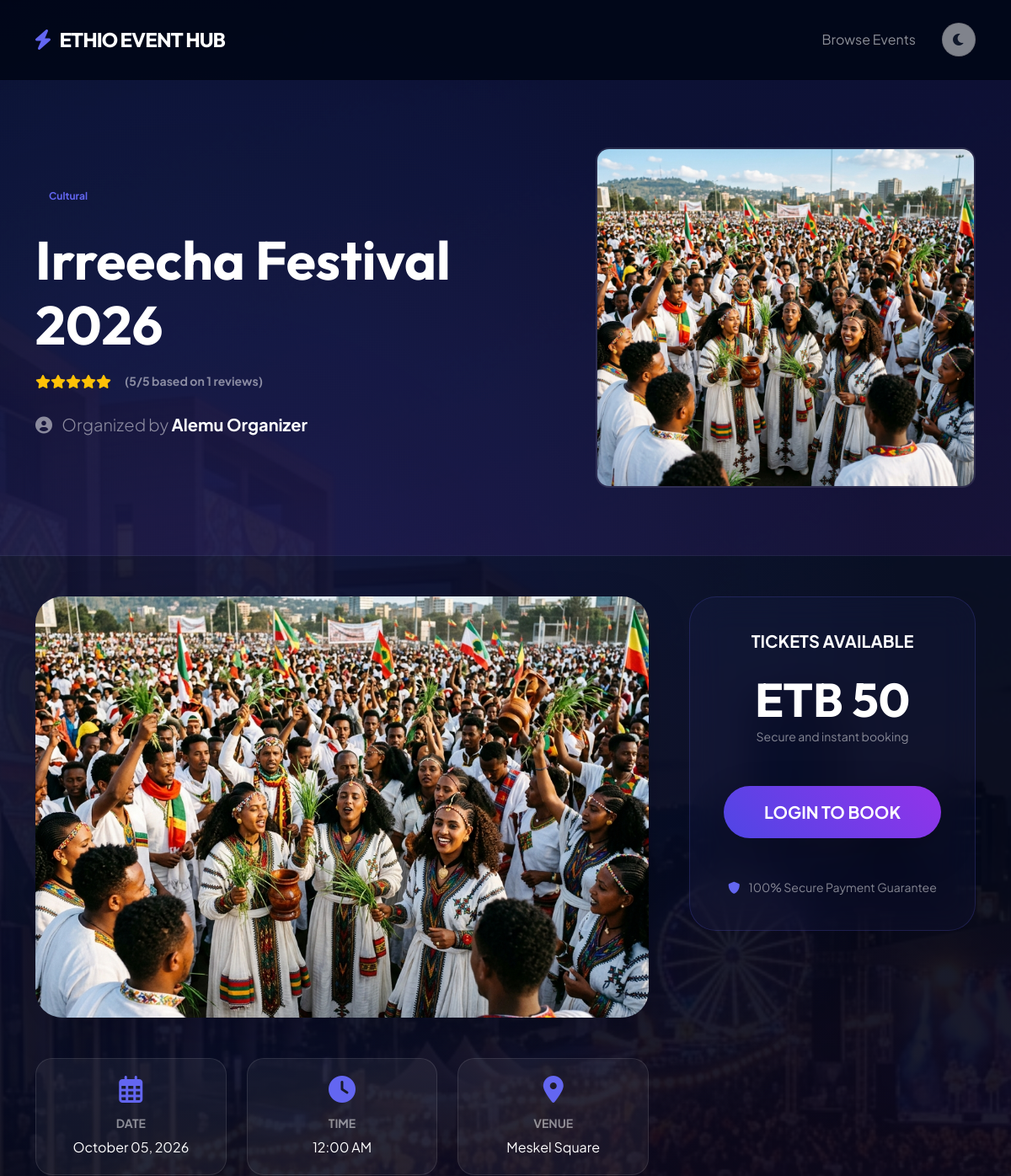
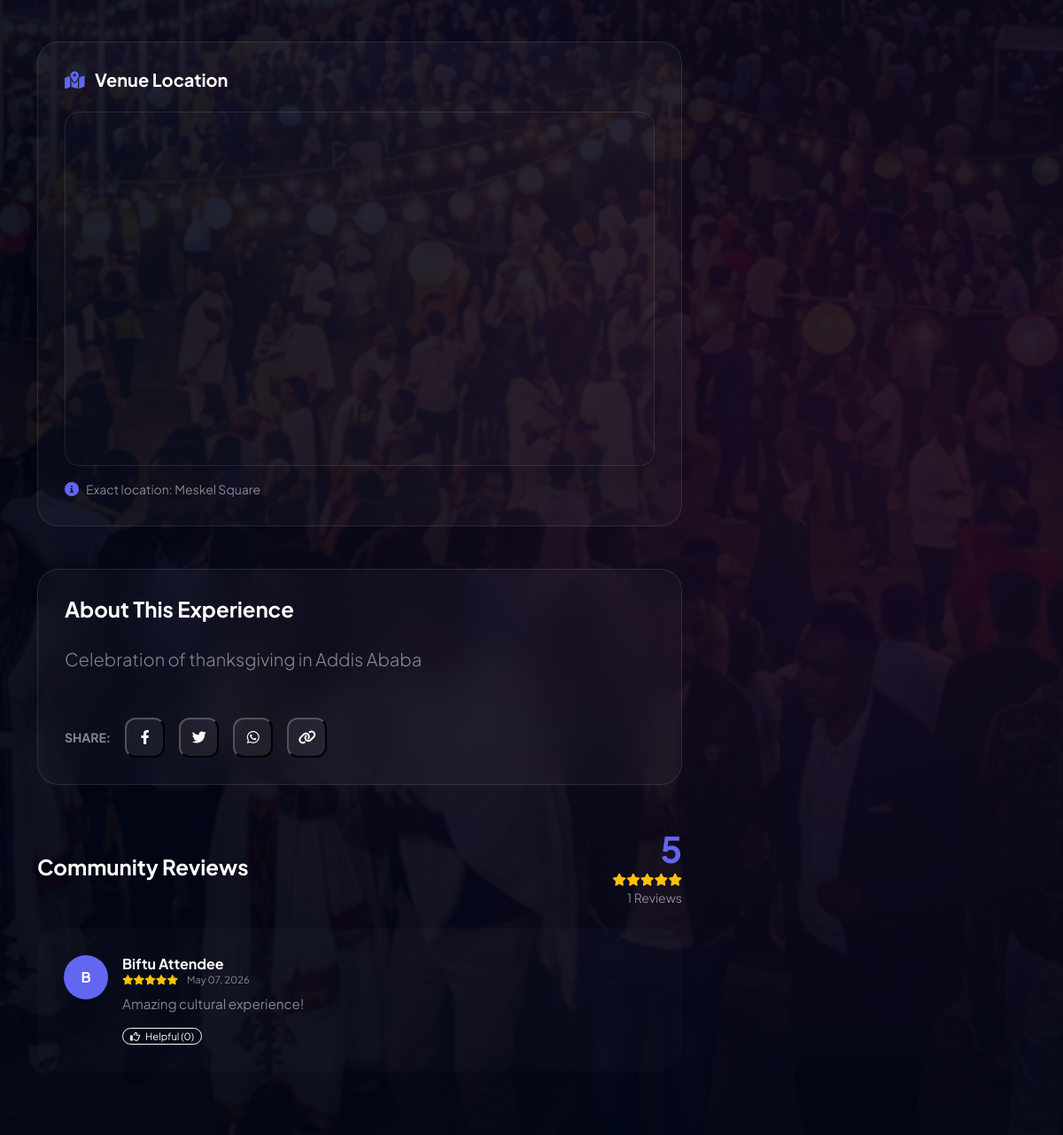
The page /pages/event_details.php?id=1 on the database its author committed (2 pictures, top to bottom).
### tables this page shows
CREATE TABLE events (
    id INT AUTO_INCREMENT PRIMARY KEY,
    organizer_id INT NOT NULL,
    category_id INT NOT NULL,
    title VARCHAR(200) NOT NULL,
    description TEXT,
    event_date DATE NOT NULL,
    venue VARCHAR(200),
    capacity INT DEFAULT 100,
    price DECIMAL(10, 2) DEFAULT 0.00,
    image VARCHAR(255),
    created_at TIMESTAMP DEFAULT CURRENT_TIMESTAMP,
    FOREIGN KEY (organizer_id) REFERENCES users(id) ON DELETE CASCADE,
    FOREIGN KEY (category_id) REFERENCES categories(id) ON DELETE CASCADE
);

CREATE TABLE categories (
    id INT AUTO_INCREMENT PRIMARY KEY,
    name VARCHAR(50) NOT NULL,
    icon VARCHAR(50) DEFAULT 'fa-calendar',
    description TEXT
);

CREATE TABLE users (
    id INT AUTO_INCREMENT PRIMARY KEY,
    name VARCHAR(100) NOT NULL,
    email VARCHAR(100) UNIQUE NOT NULL,
    password VARCHAR(255) NOT NULL,
    role ENUM('attendee', 'organizer', 'admin') DEFAULT 'attendee',
    phone VARCHAR(20),
    reset_token VARCHAR(255),
    token_expiry DATETIME,
    created_at TIMESTAMP DEFAULT CURRENT_TIMESTAMP
);

CREATE TABLE reviews (
    id INT AUTO_INCREMENT PRIMARY KEY,
    user_id INT NOT NULL,
    event_id INT NOT NULL,
    rating INT CHECK (
        rating BETWEEN 1 AND 5
    ),
    comment TEXT,
    created_at TIMESTAMP DEFAULT CURRENT_TIMESTAMP,
    FOREIGN KEY (user_id) REFERENCES users(id),
    FOREIGN KEY (event_id) REFERENCES events(id) ON DELETE CASCADE,
    UNIQUE KEY unique_review (user_id, event_id)
);

### pages/event_details.php (the view, shortened to what this page needs)
<?php
$eventId = (int)$_GET['id'];
$event = null;
$avgRating = 0;
$totalReviews = 0;
try {
    $pdo = getDB();
    $stmt = $pdo->prepare("
        SELECT e.*, c.name as category, u.name as organizer
        FROM events e
        JOIN categories c ON e.category_id = c.id
        JOIN users u ON e.organizer_id = u.id
        WHERE e.id = ?
    ");
    $stmt->execute([$eventId]);
    $event = $stmt->fetch(PDO::FETCH_ASSOC);
    $stmt = $pdo->prepare("SELECT AVG(rating) as avg_rating, COUNT(*) as total_reviews FROM reviews WHERE event_id = ?");
    $stmt->execute([$eventId]);
    $ratingStats = $stmt->fetch(PDO::FETCH_ASSOC);
    $avgRating = round($ratingStats['avg_rating'] ?? 0, 1);
    $totalReviews = $ratingStats['total_reviews'];
    $stmt = $pdo->prepare("
        SELECT r.*, u.name as user_name
        FROM reviews r
        JOIN users u ON r.user_id = u.id
        WHERE r.event_id = ?
        ORDER BY r.created_at DESC
    ");
    $stmt->execute([$eventId]);
    $reviews = $stmt->fetchAll(PDO::FETCH_ASSOC);
} catch (PDOException $e) {
    $error = "Unable to load event details.";
}
function getEventImage($category, $dbImage) {
    $assetsDir = 'assets/images/';
    if (!empty($dbImage)) {
        if (file_exists(__DIR__ . '/../' . $assetsDir . $dbImage)) {
            return $assetsDir . $dbImage;
        }
    }
    $localMap = [
        'Music' => 'jazz.jpg',
        'Tech' => 'tech.jpg',
        'Cultural' => 'irreecha.jpg'
    ];
    return $assetsDir . ($localMap[$category] ?? 'hero.png');
}
?>
<!DOCTYPE html>
<html lang="en">
<head>
    <link href="https://cdn.jsdelivr.net/npm/bootstrap@5.3.0/dist/css/bootstrap.min.css" rel="stylesheet">
    <link rel="stylesheet" href="https://cdnjs.cloudflare.com/ajax/libs/font-awesome/6.0.0/css/all.min.css">
    <link rel="stylesheet" href="../assets/css/style.css">
</head>
<body>
    <div class="bg-overlay"></div>
    <div class="hero-bg-image" style="opacity: 0.1;"></div>
    <nav class="navbar navbar-expand-lg navbar-dark sticky-top">
        <div class="container">
            <a class="navbar-brand fw-bold" href="../index.php">
                <i class="fas fa-bolt me-2 text-accent"></i> ETHIO EVENT HUB
            </a>
            <div class="collapse navbar-collapse">
                <ul class="navbar-nav ms-auto">
                    <li class="nav-item"><a class="nav-link px-3" href="events.php">Browse Events</a></li>
                    <li class="nav-item">
                        <div class="theme-toggle nav-link" onclick="toggleDarkMode()" title="Toggle Dark/Light Mode">
                            <i class="fas fa-moon"></i>
                        </div>
                    </li>
                </ul>
            </div>
        </div>
    </nav>
    <div class="event-hero animate-fade-in">
        <div class="container">
            <div class="row align-items-center">
                <div class="col-lg-7">
                    <span class="badge bg-soft-primary text-accent px-3 py-2 rounded-pill mb-4"><?= htmlspecialchars($event['category']) ?></span>
                    <h1 class="display-3 fw-bold text-white mb-3"><?= htmlspecialchars($event['title']) ?></h1>
                    <div class="d-flex align-items-center mb-4">
                        <div class="text-warning me-3">
                            <?php for($i=1; $i<=5; $i++) echo $i <= $avgRating ? '<i class="fas fa-star"></i>' : '<i class="far fa-star"></i>'; ?>
                        </div>
                        <span class="text-white-50 small fw-bold">(<?= $avgRating ?>/5 based on <?= $totalReviews ?> reviews)</span>
                    </div>
                    <p class="text-white-50 lead"><i class="fas fa-user-circle me-2"></i> Organized by <span class="text-white fw-bold"><?= htmlspecialchars($event['organizer']) ?></span></p>
                </div>
                <div class="col-lg-5">
                    <div class="rounded-4 overflow-hidden shadow-2xl" style="border: 2px solid rgba(255,255,255,0.1);">
                        <img src="../<?= getEventImage($event['category'], $event['image']) ?>" class="w-100 img-fluid" style="object-fit: cover; max-height: 400px;" alt="<?= htmlspecialchars($event['title']) ?>">
                    </div>
                </div>
            </div>
        </div>
    </div>
    <div class="container py-5">
        <div class="row g-5">
            <div class="col-lg-8">
                <div class="mb-5 animate-fade-in" style="animation-delay: 0.1s">
                    <img src="<?= getEventImage($event['category'], $event['image']) ?>" class="w-100 rounded-5 shadow-lg" style="max-height: 500px; object-fit: cover;">
                </div>
                <div class="row g-4 mb-5 animate-fade-in" style="animation-delay: 0.2s">
                    <div class="col-md-4">
                        <div class="info-pill">
                            <i class="far fa-calendar-alt fa-2x mb-3 text-accent"></i>
                            <h6 class="text-white-50 small text-uppercase fw-bold">Date</h6>
                            <p class="text-white mb-0"><?= date('F d, Y', strtotime($event['event_date'])) ?></p>
                        </div>
                    </div>
                    <div class="col-md-4">
                        <div class="info-pill">
                            <i class="fas fa-clock fa-2x mb-3 text-accent"></i>
                            <h6 class="text-white-50 small text-uppercase fw-bold">Time</h6>
                            <p class="text-white mb-0"><?= date('g:i A', strtotime($event['event_date'])) ?></p>
                        </div>
                    </div>
                    <div class="col-md-4">
                        <div class="info-pill">
                            <i class="fas fa-map-marker-alt fa-2x mb-3 text-accent"></i>
                            <h6 class="text-white-50 small text-uppercase fw-bold">Venue</h6>
                            <p class="text-white mb-0"><?= htmlspecialchars($event['venue']) ?></p>
                        </div>
                    </div>
                    <div class="mt-5 animate-fade-in">
                        <div class="detail-card">
                            <h5 class="text-white fw-bold mb-4">
                                <i class="fas fa-map-marked-alt text-accent me-2"></i> Venue Location
                            </h5>
                            <div class="rounded-4 overflow-hidden shadow-lg" style="height: 400px; border: 1px solid rgba(255,255,255,0.1);">
                                <iframe
                                    width="100%"
                                    height="100%"
                                    frameborder="0"
                                    style="border:0; filter: invert(90%) hue-rotate(180deg) brightness(95%) contrast(90%);"
                                    src="https://maps.google.com/maps?q=<?= urlencode($event['venue'] . ', Ethiopia') ?>&t=&z=15&ie=UTF8&iwloc=&output=embed"
                                    allowfullscreen>
                                </iframe>
                            </div>
                            <div class="mt-3 d-flex align-items-center">
                                <i class="fas fa-info-circle text-accent me-2"></i>
                                <p class="text-white-50 small mb-0">Exact location: <?= htmlspecialchars($event['venue']) ?></p>
                            </div>
                        </div>
                    </div>
                </div>
                <div class="detail-card animate-fade-in" style="animation-delay: 0.3s">
                    <h4 class="text-white fw-bold mb-4">About This Experience</h4>
                    <p class="text-white-50 lead" style="line-height: 1.8;"><?= nl2br(htmlspecialchars($event['description'])) ?></p>
                    <div class="mt-5 d-flex align-items-center gap-3 share-buttons">
                        <span class="text-white-50 fw-bold small text-uppercase">Share:</span>
                        <button onclick="shareOnFacebook()" class="share-btn"><i class="fab fa-facebook-f"></i></button>
                        <button onclick="shareOnTwitter('<?= urlencode($event['title']) ?>')" class="share-btn"><i class="fab fa-twitter"></i></button>
                        <button onclick="shareOnWhatsApp('<?= urlencode($event['title']) ?>')" class="share-btn"><i class="fab fa-whatsapp"></i></button>
                        <button onclick="copyEventLink()" class="share-btn" title="Copy Link"><i class="fas fa-link"></i></button>
                    </div>
                </div>
                <div class="mt-5 animate-fade-in">
                    <div class="d-flex justify-content-between align-items-center mb-4">
                        <h4 class="text-white fw-bold mb-0">Community Reviews</h4>
                        <div class="text-end">
                            <span class="display-6 fw-bold text-accent"><?= $avgRating ?></span>
                            <div class="text-warning small">
                                <?php for($i=1; $i<=5; $i++) echo $i <= $avgRating ? '<i class="fas fa-star"></i>' : '<i class="far fa-star"></i>'; ?>
                            </div>
                            <p class="text-white-50 small mb-0"><?= $totalReviews ?> Reviews</p>
                        </div>
                    </div>
                    <div class="reviews-list">
                        <?php if (empty($reviews)): ?>
                            <div class="text-center py-5 text-white-50">
                                <i class="far fa-comment-dots fa-3x mb-3 opacity-20"></i>
                                <p>Be the first to share your thoughts!</p>
                            </div>
                        <?php else: foreach ($reviews as $r): ?>
                            <div class="detail-card mb-4 border-0" style="background: rgba(255,255,255,0.02);">
                                <div class="d-flex gap-3">
                                    <div class="flex-shrink-0">
                                        <div class="avatar-circle bg-accent text-white fw-bold d-flex align-items-center justify-content-center" style="width:50px; height:50px; border-radius:50%;">
                                            <?= strtoupper(substr($r['user_name'], 0, 1)) ?>
                                        </div>
                                    </div>
                                    <div class="flex-grow-1">
                                        <div class="d-flex justify-content-between align-items-start mb-2">
                                            <div>
                                                <h6 class="text-white fw-bold mb-0"><?= htmlspecialchars($r['user_name']) ?></h6>
                                                <div class="text-warning small" style="font-size: 0.7rem;">
                                                    <?php for($i=1; $i<=5; $i++) echo $i <= $r['rating'] ? '<i class="fas fa-star"></i>' : '<i class="far fa-star"></i>'; ?>
                                                    <span class="ms-2 text-white-50"><?= date('M d, Y', strtotime($r['created_at'])) ?></span>
                                                </div>
                                            </div>
                                        </div>
                                        <p class="text-white-50 mb-3" style="font-size: 0.95rem;"><?= nl2br(htmlspecialchars($r['comment'])) ?></p>
                                        <div class="d-flex align-items-center gap-3">
                                            <button class="btn btn-sm btn-outline-light border-opacity-10 py-0 px-2 rounded-pill" style="font-size: 0.7rem;" onclick="voteReview(<?= $r['id'] ?>)">
                                                <i class="far fa-thumbs-up me-1"></i> Helpful (<?= $r['helpful_count'] ?? 0 ?>)
                                            </button>
                                        </div>
                                    </div>
                                </div>
                            </div>
                        <?php endforeach; endif; ?>
                    </div>
                </div>
            </div>
            <div class="col-lg-4">
                <div class="booking-sidebar animate-fade-in" style="animation-delay: 0.4s">
                    <h5 class="text-white fw-bold mb-4 text-center">TICKETS AVAILABLE</h5>
                    <div class="text-center mb-5">
                        <h2 class="display-4 fw-bold text-white mb-0">
                            <?= $event['price'] > 0 ? 'ETB ' . number_format($event['price'], 0) : 'FREE' ?>
                        </h2>
                        <p class="text-white-50 small">Secure and instant booking</p>
                    </div>
                    <?php if (isset($_SESSION['user_id'])): ?>
                        <?php if ($_SESSION['role'] === 'attendee'): ?>
                            <a href="book_event.php?id=<?= $event['id'] ?>" class="btn btn-primary btn-lg w-100 py-3 shadow-lg fw-bold">BOOK NOW</a>
                        <?php else: ?>
                            <div class="alert bg-white bg-opacity-5 text-white-50 border-0 text-center">Organizers cannot book events.</div>
                        <?php endif; ?>
                    <?php else: ?>
                        <a href="login.php" class="btn btn-primary btn-lg w-100 py-3 shadow-lg fw-bold">LOGIN TO BOOK</a>
                    <?php endif; ?>
                    <div class="mt-5 text-center">
                        <p class="text-white-50 small mb-0"><i class="fas fa-shield-alt me-2 text-accent"></i> 100% Secure Payment Guarantee</p>
                    </div>
                </div>
            </div>
        </div>
    </div>
</body>
</html>

### rows shown on the page
events: category.name "Cultural", title "Irreecha Festival 2026", organizer.name "Alemu Organizer", category+image (picture), event_date "October 05, 2026", event_date "12:00 AM", venue "Meskel Square", description "Celebration of thanksgiving in Addis Ababa", price "50"
reviews: user.name "B", user.name "Biftu Attendee", rating 5 (drawn), created_at "May 07, 2026", comment "Amazing cultural experience!", helpful_count "0"

### other values the page prints
$avgRating "5"
$totalReviews "1"
